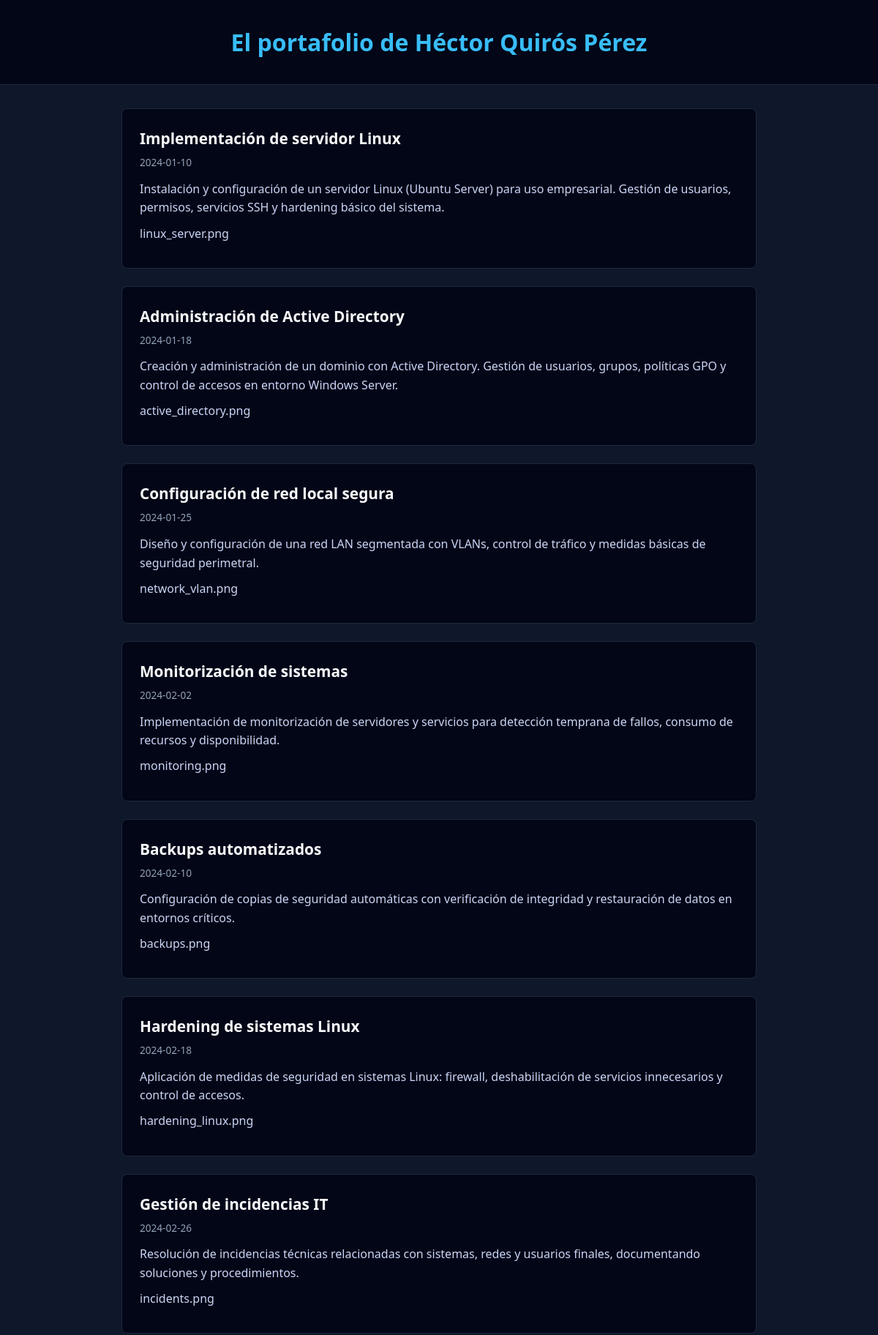
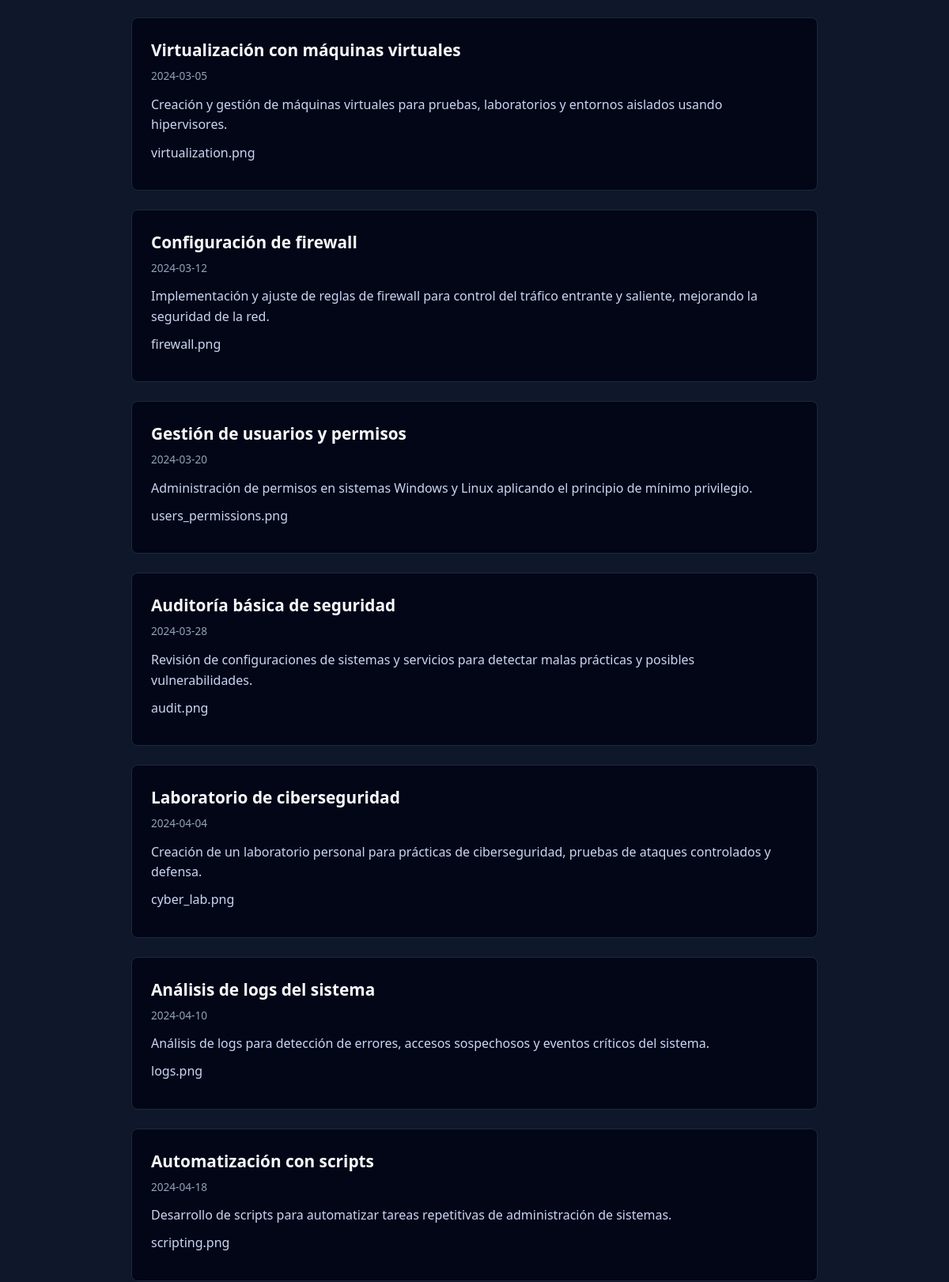
The page / (upper part) on the database its author committed (2 pictures, top to bottom).
### tables this page shows
CREATE TABLE "piezas" (
	"id"	INTEGER,
	"titulo"	TEXT,
	"descripcion"	TEXT,
	"imagen"	TEXT,
	"fecha"	TEXT,
	PRIMARY KEY("id" AUTOINCREMENT)
);

### 003-Mi portafolio.py (the view)
@app.get("/")														#I Cuando alguien pida la raiz de la web
def inicio():														#I Ejecuto esta funcion
	conexion = sqlite3.connect("portafolio.db")		                # Me conecto a la base de datos !!!!!!!!!!!!
	conexion.row_factory = sqlite3.Row 			                    # CONVIERTE EN DICCIONARIO
	cursor = conexion.cursor()							            # Creo un cursor para pedirle cosas a la bd
	cursor.execute("SELECT * FROM piezas")                          # Le digo lo que quiero         !!!!!!!!!!!!
	piezas = cursor.fetchall()						            # Ejecuto la petición contra la base de datos
	lista = []														# Creo una lista vacía
	for pieza in piezas:										    # Y para cada fila de la base de datos
		lista.append(dict(pieza))   						        # Añado esa fila a la lista
	print(lista)													# Imprimo la lista
	return render_template("portafolio.html",datos=lista)	        #I renderizo la web

### templates/portafolio.html (shortened to what this page needs)
<!doctype html>
<html>
  <head>
    <link rel="stylesheet" href="static/estilo.css">
  </head>
  <body>
    <header>
      <h1>El portafolio de Héctor Quirós Pérez</h1>
    </header>
    <main>
      {% for pieza in datos %}
        <article>
          <h3>{{pieza.titulo}}</h3>
          <time>{{pieza.fecha}}</time>
          <p>{{pieza.descripcion}}</p>
          <p>{{pieza.imagen}}</p>
        </article>
      {% endfor %}
    </main>
  </body>
</html>

### static/estilo.css (style rules this page uses)
* { margin: 0; padding: 0; box-sizing: border-box; font-family: system-ui, -apple-system, BlinkMacSystemFont, "Segoe UI", sans-serif; }
body { background-color: #0f172a; color: #e5e7eb; line-height: 1.6; }
header { background-color: #020617; padding: 2rem; border-bottom: 1px solid #1e293b; }
header h1 { font-size: 2rem; text-align: center; color: #38bdf8; }
main { max-width: 900px; margin: 2rem auto; padding: 0 1rem; display: grid; gap: 1.5rem; }
article { background-color: #020617; border: 1px solid #1e293b; border-radius: 8px; padding: 1.5rem; transition: transform 0.2s ease, box-shadow 0.2s ease; }
article h3 { font-size: 1.3rem; margin-bottom: 0.3rem; color: #f8fafc; }
article time { display: block; font-size: 0.85rem; color: #94a3b8; margin-bottom: 0.8rem; }
article p { margin-bottom: 0.6rem; color: #cbd5f5; }

### rows shown on the page
piezas: titulo "Implementación de servidor Linux", fecha "2024-01-10", descripcion "Instalación y configuración de un servidor Linux (Ubuntu Server) para uso empresarial. Gestión de usuarios, permisos, servicios SSH y hardening básico del sistema.", imagen "linux_server.png"
piezas: titulo "Administración de Active Directory", fecha "2024-01-18", descripcion "Creación y administración de un dominio con Active Directory. Gestión de usuarios, grupos, políticas GPO y control de accesos en entorno Windows Server.", imagen "active_directory.png"
piezas: titulo "Configuración de red local segura", fecha "2024-01-25", descripcion "Diseño y configuración de una red LAN segmentada con VLANs, control de tráfico y medidas básicas de seguridad perimetral.", imagen "network_vlan.png"
piezas: titulo "Monitorización de sistemas", fecha "2024-02-02", descripcion "Implementación de monitorización de servidores y servicios para detección temprana de fallos, consumo de recursos y disponibilidad.", imagen "monitoring.png"
piezas: titulo "Backups automatizados", fecha "2024-02-10", descripcion "Configuración de copias de seguridad automáticas con verificación de integridad y restauración de datos en entornos críticos.", imagen "backups.png"
piezas: titulo "Hardening de sistemas Linux", fecha "2024-02-18", descripcion "Aplicación de medidas de seguridad en sistemas Linux: firewall, deshabilitación de servicios innecesarios y control de accesos.", imagen "hardening_linux.png"
piezas: titulo "Gestión de incidencias IT", fecha "2024-02-26", descripcion "Resolución de incidencias técnicas relacionadas con sistemas, redes y usuarios finales, documentando soluciones y procedimientos.", imagen "incidents.png"
piezas: titulo "Virtualización con máquinas virtuales", fecha "2024-03-05", descripcion "Creación y gestión de máquinas virtuales para pruebas, laboratorios y entornos aislados usando hipervisores.", imagen "virtualization.png"
piezas: titulo "Configuración de firewall", fecha "2024-03-12", descripcion "Implementación y ajuste de reglas de firewall para control del tráfico entrante y saliente, mejorando la seguridad de la red.", imagen "firewall.png"
piezas: titulo "Gestión de usuarios y permisos", fecha "2024-03-20", descripcion "Administración de permisos en sistemas Windows y Linux aplicando el principio de mínimo privilegio.", imagen "users_permissions.png"
piezas: titulo "Auditoría básica de seguridad", fecha "2024-03-28", descripcion "Revisión de configuraciones de sistemas y servicios para detectar malas prácticas y posibles vulnerabilidades.", imagen "audit.png"
piezas: titulo "Laboratorio de ciberseguridad", fecha "2024-04-04", descripcion "Creación de un laboratorio personal para prácticas de ciberseguridad, pruebas de ataques controlados y defensa.", imagen "cyber_lab.png"
piezas: titulo "Análisis de logs del sistema", fecha "2024-04-10", descripcion "Análisis de logs para detección de errores, accesos sospechosos y eventos críticos del sistema.", imagen "logs.png"
piezas: titulo "Automatización con scripts", fecha "2024-04-18", descripcion "Desarrollo de scripts para automatizar tareas repetitivas de administración de sistemas.", imagen "scripting.png"
